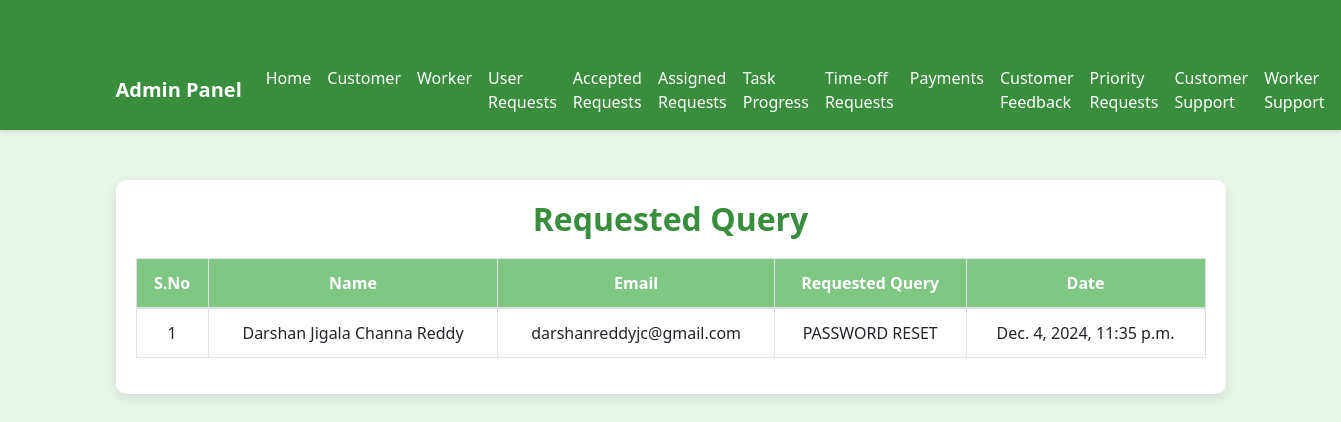
Screenshot of /wfmadmin/adminworkersupport (signed in) with the database file from the repository.
### wfmadmin/models.py (models this page shows, shortened)
class WorkerQuery(models.Model):
    user = models.ForeignKey(worker, on_delete=models.CASCADE)
    name = models.CharField(max_length=100)
    email = models.EmailField()
    query = models.TextField()
    submitted_at = models.DateTimeField(auto_now_add=True)

### wfmadmin/views.py (the view)
# urls.py: path('adminworkersupport', adminworkersupport, name='adminworkersupport'),
@login_required
def adminworkersupport(request):
    customer_request =WorkerQuery.objects.all().order_by('-submitted_at')
    return render(request, 'admin/adminworkersupport.html', {'customer_request': customer_request})

### templates/admin/adminworkersupport.html (shortened to what this page needs)
<!DOCTYPE html>
<html lang="en">
<head>
  <link href="https://stackpath.bootstrapcdn.com/bootstrap/4.5.2/css/bootstrap.min.css" rel="stylesheet">
  <link rel="stylesheet" href="https://cdnjs.cloudflare.com/ajax/libs/font-awesome/5.15.3/css/all.min.css">
</head>
<body>
  {% include 'admin/adminnavbar.html' %}
  <section id="contact" class="contact">
    <div class="container">
      <div class="form-container">
        <div class="section-title">
          <h2>Requested Query</h2>
        </div>
        <div class="table-responsive">
          <table class="table table-bordered">
            <thead>
              <tr>
                <th>S.No</th>
                <th>Name</th>
                <th>Email</th>
                <th>Requested Query</th>
                <th>Date</th>
              </tr>
            </thead>
            <tbody>
              {% for req in customer_request %}
                <tr>
                  <td>{{ forloop.counter }}</td>
                  <td>{{ req.name }}</td>
                  <td>{{ req.email }}</td>
                  <td>{{ req.query }}</td>
                  <td>{{ req.submitted_at }}</td>
                </tr>
              {% endfor %}
            </tbody>
          </table>
        </div>
      </div>
    </div>
  </section>
</body>
</html>

### templates/admin/adminworkersupport.html (style rules this page uses)
body { background-color: #e8f5e9; color: #2e7d32; font-family: 'Segoe UI', Tahoma, Geneva, Verdana, sans-serif; }
.container { margin-top: 50px; }
.form-container { background-color: #ffffff; padding: 20px; border-radius: 10px; box-shadow: 0 4px 12px rgba(0, 0, 0, 0.1); }
.section-title h2 { color: #388e3c; text-align: center; font-weight: bold; margin-bottom: 20px; }
.table { background-color: #ffffff; border: none; }
.table th { background-color: #81c784; color: #ffffff; text-align: center; font-weight: bold; }
.table td { text-align: center; }

### rows the page displays
WorkerQuery: name "Darshan Jigala Channa Reddy", email "darshanreddyjc@gmail.com", query "PASSWORD RESET", submitted_at "Dec. 4, 2024, 11:35 p.m."
